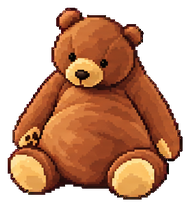
#> input picture art/djungelskog-pixel/frames/failed/00.png, 192 x 208 px
$ python build_bear_atlas.py
#> lines starting #> are read from the running program, lines starting #| are printed output that depends on the picture
"""
Pack the Djungelskog bear animation frames used by the web app into a single
WebP atlas (one row per state, 192x208 cells, native pixels).

    .venv/bin/python tools/build_bear_atlas.py

Writes web/src/assets/bear/bear-atlas.webp and web/src/game/bearAtlas.ts.
"""

import glob
import json
import os

from PIL import Image

ROOT = os.path.dirname(os.path.dirname(os.path.abspath(__file__)))
SRC = os.path.join(ROOT, "art/djungelskog-pixel/frames")
OUT_IMG = os.path.join(ROOT, "web/src/assets/bear/bear-atlas.webp")
OUT_TS = os.path.join(ROOT, "web/src/game/bearAtlas.ts")
W, H, COLS = 192, 208, 8

# atlas name -> source folder ("running" is the paw-to-mouth thinking loop)
STATES = [
    ("idle", "idle"),
    ("wave", "waving"),
    ("jump", "jumping"),
    ("fail", "failed"),
    ("review", "review"),
    ("think", "running"),
    ("wait", "waiting"),
    ("look", "look"),
]


def main():
    rows = []
    for name, folder in STATES:
        frames = sorted(glob.glob(os.path.join(SRC, folder, "*.png")))
        for start in range(0, len(frames), COLS):
            rows.append((name, frames[start:start + COLS]))
    atlas = Image.new("RGBA", (W * COLS, H * len(rows)), (0, 0, 0, 0))
#> atlas: PIL image 1536x208 RGBA; every value is 0
    layout = {}
    for r, (name, frames) in enumerate(rows):
        for c, path in enumerate(frames):
            im = Image.open(path).convert("RGBA")
#> im is the input picture: PIL image 192x208 RGBA; mean R, G, B, A 94.2, 51.3, 27.7, 143.9
            assert im.size == (W, H), path
            atlas.paste(im, (c * W, r * H))
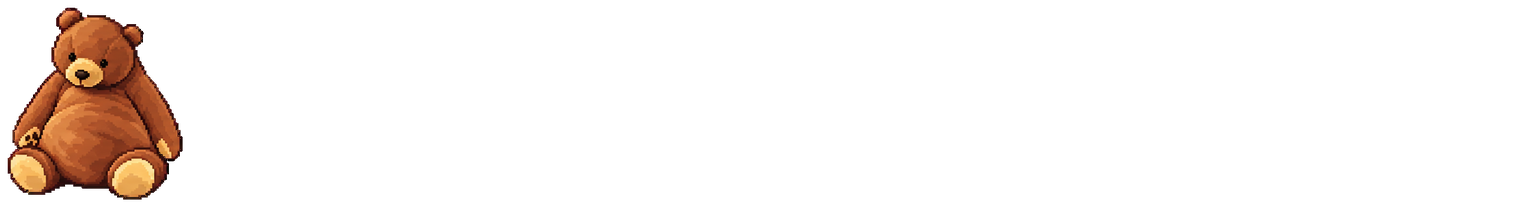
#> atlas: PIL image 1536x208 RGBA; mean R, G, B, A 11.8, 6.4, 3.5, 18; transparent parts drawn white
            layout.setdefault(name, []).append([c, r])
    os.makedirs(os.path.dirname(OUT_IMG), exist_ok=True)
    # lossy keeps it ~0.5 MB; lossless is ~2 MB for this painterly pixel art
    atlas.save(OUT_IMG, "WEBP", quality=86, alpha_quality=90, method=6)
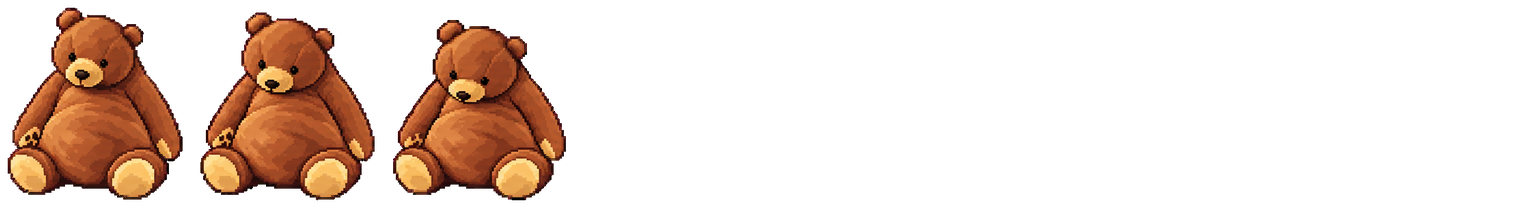
#> saved as bear-atlas.webp: PIL image 1536x208 RGBA; mean R, G, B, A 34.4, 18.6, 10, 52.8; transparent parts drawn white
    with open(OUT_TS, "w") as f:
        f.write("// Generated by tools/build_bear_atlas.py. Do not edit.\n")
        f.write(f"export const BEAR_CELL = {{ w: {W}, h: {H}, cols: {COLS}, rows: {len(rows)} }};\n")
        f.write(f"export const BEAR_FRAMES = {json.dumps(layout, separators=(',', ':'))} as const;\n")
    print(f"{OUT_IMG}: {atlas.size}, {os.path.getsize(OUT_IMG):,} bytes")
#| web/src/assets/bear/bear-atlas.webp: (1536, 208), 26,866 bytes


if __name__ == "__main__":
    main()
